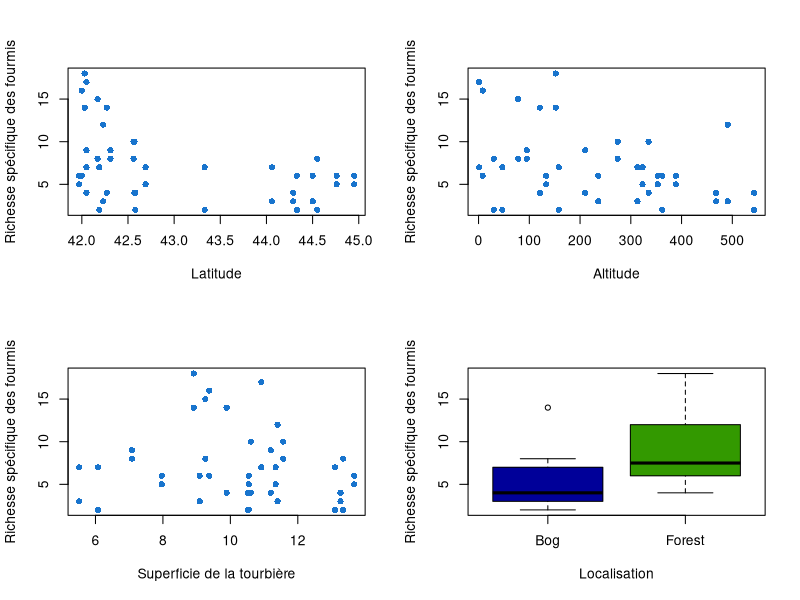
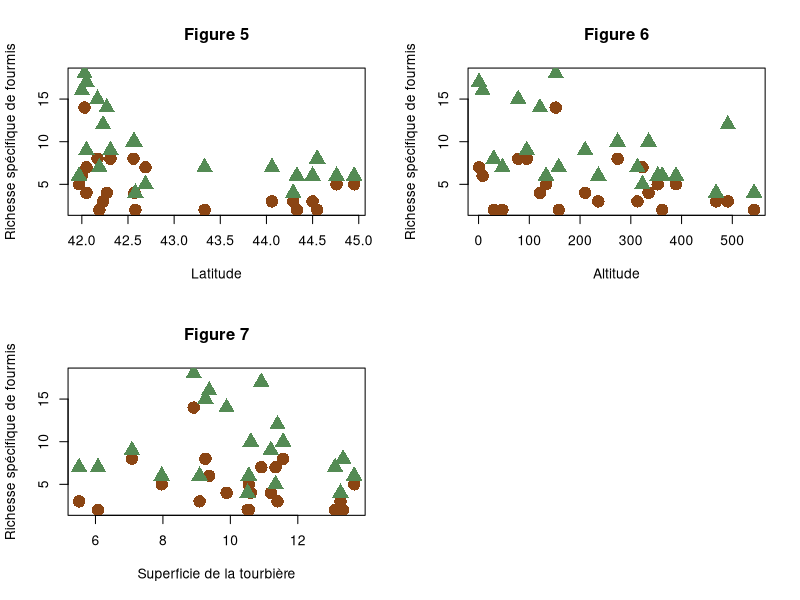
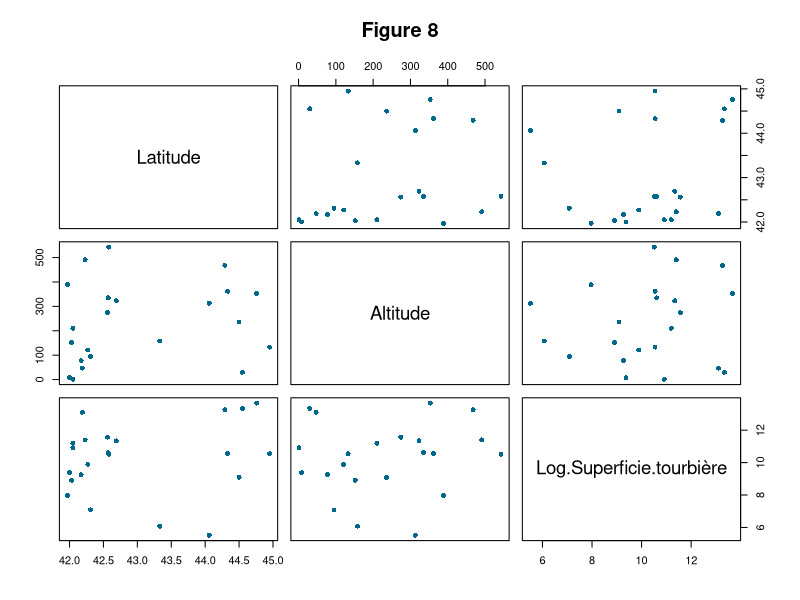
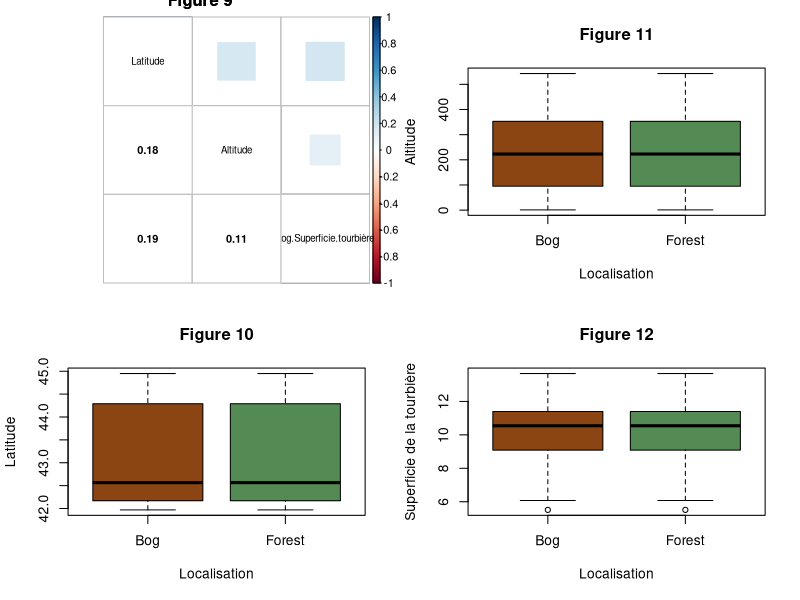

Here is the R script that generated these plots, in order:
## ---- chunk 1
#importation
dataAnts <- read.table("BogAnts.txt", dec=".", header = TRUE)

#Passer la localisation en facteur 
dataAnts$Location<-as.factor(dataAnts$Location)

#vérification du type des variables 
str(dataAnts)
## ---- chunk 2
#Ligne ajouté qui sera supprimée, c'est juste pour avoir les données correctes
par(mfrow=c(1,3))

dataAnts$LogArea<-log(dataAnts$Area)

## ---- chunk 3

par(mfrow=c(2,2))

# Pour la variable Latitude
plot(dataAnts$Nsp~dataAnts$Latitude,pch=16,col='dodgerblue3',xlab='Latitude',ylab='Richesse spécifique des fourmis')

# Pour la variable Altitude
plot(dataAnts$Nsp~dataAnts$Elevation,pch=16,col='dodgerblue3',xlab='Altitude',ylab='Richesse spécifique des fourmis')

# Pour la variable Superficie de la tourbière
plot(dataAnts$Nsp~dataAnts$LogArea,pch=16,col='dodgerblue3',xlab='Superficie de la tourbière',ylab='Richesse spécifique des fourmis')

# Pour la variable Localisation
boxplot(dataAnts$Nsp~dataAnts$Location, varwidth = TRUE, ylab = "Richesse spécifique des fourmis", xlab = "Localisation", col=c('#000099','#339900'), main = "")
## ---- chunk 4

# Interactions entre Latitude & Localisation
plot(dataAnts$Nsp~dataAnts$Latitude,type='n',ylab = "Richesse spécifique de fourmis",xlab="Latitude", main="Figure 5")
points(dataAnts$Nsp[dataAnts$Location=="Bog"]~dataAnts$Latitude[dataAnts$Location=="Bog"],pch=16,cex=2,col='saddlebrown')
points(dataAnts$Nsp[dataAnts$Location=="Forest"]~dataAnts$Latitude[dataAnts$Location=="Forest"],pch=17,cex=2,col='palegreen4')

# Interactions entre Altitude & Localisation
plot(dataAnts$Nsp~dataAnts$Elevation,type='n',ylab = "Richesse spécifique de fourmis",xlab="Altitude", main="Figure 6")
points(dataAnts$Nsp[dataAnts$Location=="Bog"]~dataAnts$Elevation[dataAnts$Location=="Bog"],pch=16,cex=2,col='saddlebrown')
points(dataAnts$Nsp[dataAnts$Location=="Forest"]~dataAnts$Elevation[dataAnts$Location=="Forest"],pch=17,cex=2,col='palegreen4')

# Interactions entre Superficie de la tourbière & Localisation
plot(dataAnts$Nsp~dataAnts$LogArea,type='n',ylab = "Richesse spécifique de fourmis",xlab="Superficie de la tourbière", main="Figure 7")
points(dataAnts$Nsp[dataAnts$Location=="Bog"]~dataAnts$LogArea[dataAnts$Location=="Bog"],pch=16,cex=2,col='saddlebrown')
points(dataAnts$Nsp[dataAnts$Location=="Forest"]~dataAnts$LogArea[dataAnts$Location=="Forest"],pch=17,cex=2,col='palegreen4')

## ---- chunk 5

# Vérifier la colinéarité entre les variables continues indépendantes

# On fait un graphique pour chaque paire de covariables
newdata<-cbind(dataAnts$Latitude,dataAnts$Elevation,dataAnts$LogArea)
colnames(newdata)<-c('Latitude','Altitude','Log Superficie tourbière')
newdata<-data.frame(newdata)
plot(newdata,pch=16,col='deepskyblue4',main="Figure 8")

#On calcule la corrélation de chaque paire de covariables
#Ajout du package corrplot
library(corrplot)
M<-cor(newdata)
corrplot.mixed(M,upper="square",lower.col="black", tl.col="black",cl.cex = 0.8,tl.cex = 0.7,number.cex =0.8,main="Figure 9")

# On vérifie la collinéarité entre catégories et variables continues
#Latitude et Localisation
boxplot(dataAnts$Latitude~dataAnts$Location, varwidth = TRUE, ylab = "Latitude", xlab = "Localisation",col=c('saddlebrown','palegreen4'), main = "Figure 10")

#Altitude et Localisation
boxplot(dataAnts$Elevation~dataAnts$Location, varwidth = TRUE, ylab = "Altitude", xlab = "Localisation",col=c('saddlebrown','palegreen4'), main = "Figure 11")

#Superficie de la tourbière et Localisation
boxplot(dataAnts$LogArea~dataAnts$Location, varwidth = TRUE, ylab = "Superficie de la tourbière", xlab = "Localisation",col=c('saddlebrown','palegreen4'), main = "Figure 12")
